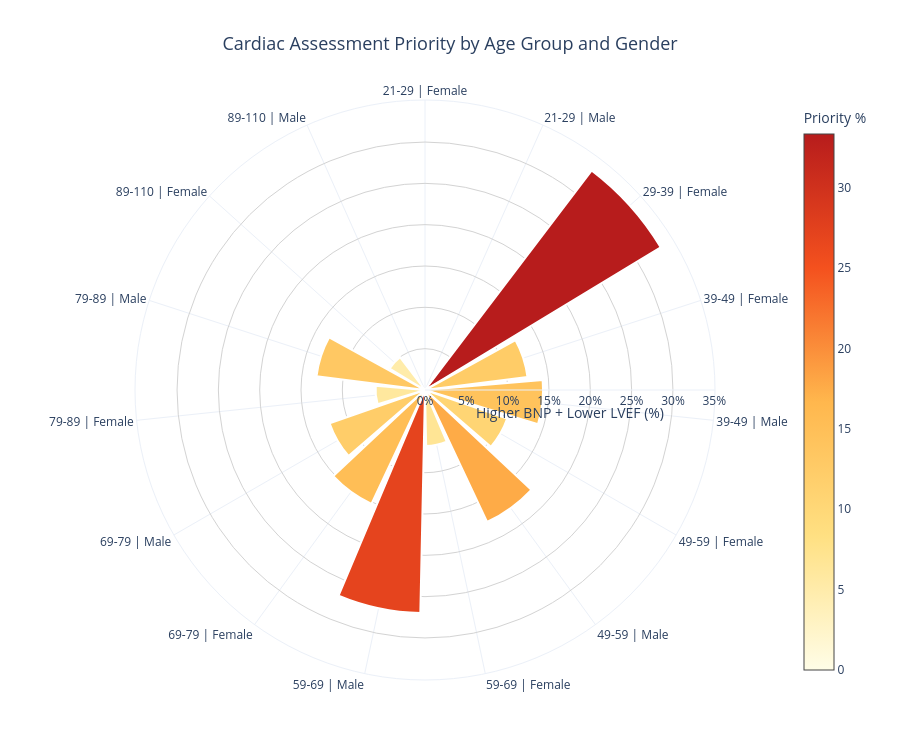

Source (notebook cell):
### Code cell
# -------------------------------------------------------
# Step 2. Convert BNP and LVEF to numeric
# -------------------------------------------------------
df_cardiac["brain_natriuretic_peptide"] = pd.to_numeric(
    df_cardiac["brain_natriuretic_peptide"],
    errors="coerce"
)

df_cardiac["lvef"] = pd.to_numeric(
    df_cardiac["lvef"],
    errors="coerce"
)

df_cardiac = df_cardiac.dropna(
    subset=[
        "brain_natriuretic_peptide",
        "lvef",
        "agecat",
        "gender"
    ]
)

# -------------------------------------------------------
# Step 3. Define Higher BNP and Lower LVEF
# -------------------------------------------------------
bnp_q75 = df_cardiac[
    "brain_natriuretic_peptide"
].quantile(0.75)

lvef_q25 = df_cardiac[
    "lvef"
].quantile(0.25)

print(
    "Higher BNP threshold:",
    round(bnp_q75, 2)
)

print(
    "Lower LVEF threshold:",
    round(lvef_q25, 2)
)

# -------------------------------------------------------
# Step 4. Identify patients with both patterns
# -------------------------------------------------------
df_cardiac["Higher_BNP"] = (
    df_cardiac["brain_natriuretic_peptide"]
    >= bnp_q75
)

df_cardiac["Lower_LVEF"] = (
    df_cardiac["lvef"]
    <= lvef_q25
)

df_cardiac["Cardiac_Priority"] = (
    df_cardiac["Higher_BNP"]
    &
    df_cardiac["Lower_LVEF"]
).astype(int)
print(
    df_cardiac["Cardiac_Priority"]
    .value_counts()
)

# -------------------------------------------------------
# Step 5. Calculate the percentage for each patient group
# -------------------------------------------------------
polar_data = (
    df_cardiac
    .groupby(
        ["agecat", "gender"],
        observed=True
    )
    .agg(
        Total_Patients=(
            "inpatient_number",
            "count"
        ),

        Priority_Patients=(
            "Cardiac_Priority",
            "sum"
        ),

        Priority_Percent=(
            "Cardiac_Priority",
            "mean"
        ),

        Median_BNP=(
            "brain_natriuretic_peptide",
            "median"
        ),

        Median_LVEF=(
            "lvef",
            "median"
        )
    )
    .reset_index()
)

polar_data["Priority_Percent"] = (
    polar_data["Priority_Percent"] * 100
)

polar_data = polar_data.sort_values(
    ["agecat", "gender"]
)

display(
    polar_data.round(2)
)

# -----------------------------------------------------------------
# Step 6. Create labels for the radial heatmap
# -----------------------------------------------------------------
polar_data["Patient_Group"] = (
    polar_data["agecat"].astype(str)
    + " | "
    + polar_data["gender"].astype(str)
)

# -----------------------------------------------------------------
# Step 7. Create the interactive Radial / Polar Heatmap
# -----------------------------------------------------------------

fig = go.Figure()

fig.add_trace(
    go.Barpolar(

        # Length of each sector
        r=polar_data["Priority_Percent"],

        # Patient groups around circle
        theta=polar_data["Patient_Group"],

        # Color based on priority percentage
        marker=dict(

            color=polar_data[
                "Priority_Percent"
            ],

            colorscale=[
                [0.00, "#FFFDE7"],
                [0.25, "#FFE082"],
                [0.50, "#FFB74D"],
                [0.75, "#F4511E"],
                [1.00, "#B71C1C"]
            ],

            colorbar=dict(
                title="Priority %"
            ),

            line=dict(
                color="white",
                width=2
            )
        ),

        customdata=polar_data[
            [
                "Total_Patients",
                "Priority_Patients",
                "Median_BNP",
                "Median_LVEF"
            ]
        ],

        hovertemplate=(
            "<b>%{theta}</b><br><br>"
            "Higher BNP + Lower LVEF: %{r:.1f}%<br>"
            "Total Patients: %{customdata[0]}<br>"
            "Priority Patients: %{customdata[1]}<br>"
            "Median BNP: %{customdata[2]:.2f}<br>"
            "Median LVEF: %{customdata[3]:.2f}"
            "<extra></extra>"
        )
    )
)

# -----------------------------------------------------------------
# Step 7. Format the chart
# -----------------------------------------------------------------

fig.update_layout(

    title=dict(
        text=(
            "Cardiac Assessment Priority by "
            "Age Group and Gender"
        ),
        x=0.5,
        font=dict(size=18)
    ),

    polar=dict(

        radialaxis=dict(
            title="Higher BNP + Lower LVEF (%)",
            ticksuffix="%",
            showgrid=True,
            gridcolor="lightgray"
        ),

        angularaxis=dict(
            direction="clockwise",
            rotation=90
        )
    ),

    template="plotly_white",

    width=900,
    height=750,

    margin=dict(
        l=70,
        r=120,
        t=100,
        b=70
    )
)

fig.show()

### Figure 1 — Plotly figure (JSON) as saved in the notebook; plotly's stock layout.template omitted (floating-point values rounded to 4 significant figures)
{"data": [{"customdata": [[2.0, 0.0, 3251.0, 34.0], [1.0, 0.0, 442.0, 52.0], [3.0, 1.0, 2400.0, 71.0], [8.0, 1.0, 724.4, 50.0], [7.0, 1.0, 1371.0, 49.0], [19.0, 2.0, 359.8, 49.0], [17.0, 3.0, 603.2, 41.0], [59.0, 4.0, 386.8, 50.0], [63.0, 17.0, 1141.0, 41.0], [138.0, 21.0, 712.7, 52.0], [90.0, 11.0, 974.3, 45.5], [117.0, 7.0, 565.1, 55.0], [68.0, 9.0, 746.2, 55.0], [20.0, 1.0, 297.4, 56.5], [14.0, 0.0, 594.0, 52.0]], "hovertemplate": "<b>%{theta}</b><br><br>Higher BNP + Lower LVEF: %{r:.1f}%<br>Total Patients: %{customdata[0]}<br>Priority Patients: %{customdata[1]}<br>Median BNP: %{customdata[2]:.2f}<br>Median LVEF: %{customdata[3]:.2f}<extra></extra>", "marker": {"color": [0.0, 0.0, 33.33, 12.5, 14.29, 10.53, 17.65, 6.78, 26.98, 15.22, 12.22, 5.983, 13.24, 5.0, 0.0], "colorbar": {"title": {"text": "Priority %"}}, "colorscale": [[0, "#FFFDE7"], [0.25, "#FFE082"], [0.5, "#FFB74D"], [0.75, "#F4511E"], [1, "#B71C1C"]], "line": {"color": "white", "width": 2}}, "r": [0.0, 0.0, 33.33, 12.5, 14.29, 10.53, 17.65, 6.78, 26.98, 15.22, 12.22, 5.983, 13.24, 5.0, 0.0], "theta": ["21-29 | Female", "21-29 | Male", "29-39 | Female", "39-49 | Female", "39-49 | Male", "49-59 | Female", "49-59 | Male", "59-69 | Female", "59-69 | Male", "69-79 | Female", "69-79 | Male", "79-89 | Female", "79-89 | Male", "89-110 | Female", "89-110 | Male"], "type": "barpolar"}], "layout": {"height": 750, "margin": {"b": 70, "l": 70, "r": 120, "t": 100}, "polar": {"angularaxis": {"direction": "clockwise", "rotation": 90}, "radialaxis": {"gridcolor": "lightgray", "showgrid": true, "ticksuffix": "%", "title": {"text": "Higher BNP + Lower LVEF (%)"}}}, "title": {"font": {"size": 18}, "text": "Cardiac Assessment Priority by Age Group and Gender", "x": 0.5}, "width": 900}}
